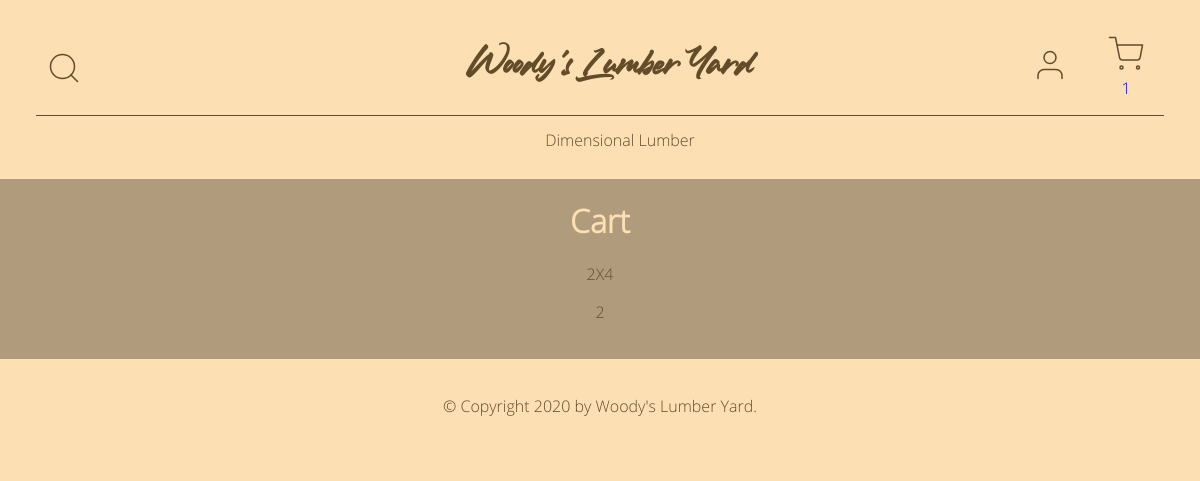
Page /cart (signed in) on the earlier database version.
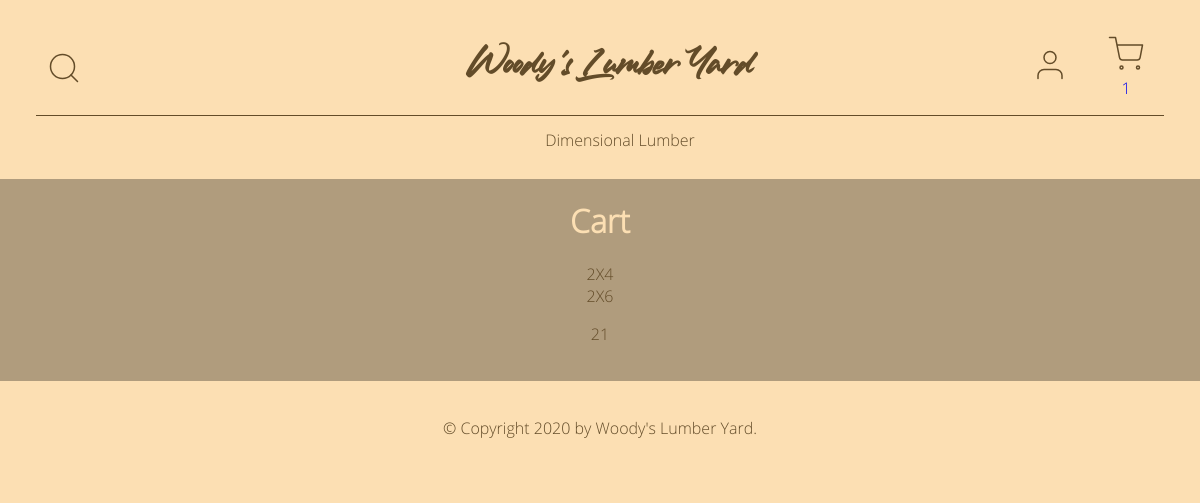
Same page on the later database version.
### online_store/models.py (models this page shows, shortened)
class Category(db.Model):
    id = db.Column(db.Integer, primary_key=True)
    name = db.Column(db.String(20), nullable=False)
    link = db.Column(db.String(20), nullable=True)
    products = db.relationship("Product", backref="category", lazy=True)
    date_created = db.Column(db.DateTime, default=datetime.utcnow)
    created_by_id = db.Column(db.Integer, db.ForeignKey("user.id"))

class Product(db.Model):
    id = db.Column(db.Integer, primary_key=True)
    name = db.Column(db.String(100), nullable=False)
    category_id = db.Column(db.Integer, db.ForeignKey("category.id"))
    price = db.Column(db.Float, nullable=False)
    image = db.Column(db.String(40), nullable=False)
    quantity = db.Column(db.Integer, nullable=False)
    date_created = db.Column(db.DateTime, default=datetime.utcnow)
    created_by_id = db.Column(db.Integer, db.ForeignKey("user.id"))
    carts = db.relationship("Cart", secondary="product_cart_link")

class Cart(db.Model):
    id = db.Column(db.Integer, primary_key=True)
    products = db.relationship("Product", secondary="product_cart_link")
    quantity = db.Column(db.Integer, default=0, nullable=False)
    subtotal = db.Column(db.Float, default=0, nullable=False)
    user_id = db.Column(db.Integer, db.ForeignKey("user.id"))

### online_store/main/routes.py (the view)
@main.route("/cart", methods=["GET"])
def show_cart():
    categories = Category.query.all()
    cart = Cart.query.filter_by(user_id=current_user.id).first()
    context = {"categories": categories, "cart": cart}
    return render_template("cart.html", **context)

### online_store/models.py (called while the page is built)
@login_manager.user_loader
def load_user(user_id):
    return User.query.get(int(user_id))

### online_store/templates/cart.html (shortened to what this page needs)
{% extends "base.html" %}
{% block content %}
<h1>Cart</h1>
{% for product in cart.products %}
  <div class="product">
    {{ product.name }}
  </div>
{% endfor %}
<p>{{ cart.quantity }}</p>
{% endblock %}

### online_store/templates/base.html (shortened to what this page needs)
<!DOCTYPE html>
<html lang="en">
<head>
  {% block head %}
  <link rel="stylesheet" type="text/css" href="{{ url_for('static', filename='css/main.css') }}">
  {% endblock %}
</head>
<body>
  <header>
    <div class="top-row">
      <div class="search">
        <img class="search-btn" src="/static/assets/search.svg" alt="Search Button">
      </div>
      {% if current_user.is_admin or current_user.is_employee %}
      <h1><a href="{{ url_for('admin.home') }}">Woody's Lumber Yard</a></h1>
      {% else %}
      <h1><a href="{{ url_for('main.home') }}">Woody's Lumber Yard</a></h1>
      {% endif %}
      <div class="user-icons">
        <a href="{{ url_for('users.account') }}">
          <img src="{{ url_for('static', filename='assets/user.svg') }}" alt="My Account">
        </a>
        <a href="{{ url_for('main.show_cart') }}">
          <img class="cart" src="{{ url_for('static', filename='assets/shopping-cart.svg') }}" alt="Shopping Cart">
          <div class="circle">1</div>
        </a>
      </div>
    </div>
    {% if categories %}
    <nav>
      <ul>
        {% for category in categories %}
        <li><a href="/category/{{ category.link }}">{{ category.name }}</a></li>
        {% endfor %}
      </ul>
    </nav>
    {% endif %}
  </header>
  <main>
    {% block content %}{% endblock %}
  </main>
  <footer>
    <p>&copy; Copyright 2020 by <a href="/">Woody's Lumber Yard</a>.</p>
  </footer>
</body>
</html>

### online_store/static/css/main.css (style rules this page uses)
* { box-sizing: border-box; }
body { background-color: #FCDFB3; color: #634C29; font-family: "Open-Sans", sans-serif; margin: 0; text-align: center; }
body header { background-color: #FCDFB3; padding: 36px; padding-bottom: 0; }
body header .top-row { display: flex; flex-direction: row; justify-content: center; align-items: center; justify-content: space-between; }
body header .top-row .search { display: flex; flex-direction: row; justify-content: center; align-items: center; flex-basis: 33%; justify-content: flex-start; margin: 0 10px; }
body header .top-row .search img { height: 36px; cursor: pointer; }
body header .top-row .user-icons { padding: 0; margin: 0; }
body header .top-row .user-icons a { margin: 0 10px; text-decoration: none; }
body header .top-row .user-icons a img { height: 36px; }
body header h1 { flex-basis: 33%; font-family: "Ledgewood", sans-serif; margin: 0; text-align: center; justify-self: center; }
body header h1 a { color: #634C29; text-decoration: none; }
body header .user-icons { display: flex; flex-direction: row; justify-content: center; align-items: center; justify-content: flex-end; flex-basis: 33%; }
body header .user-icons img { margin: 0 10px; }
body header nav { margin: 0; }
body header nav ul { align-items: center; border-top: 1px solid #634C29; display: flex; flex-direction: row; height: 3rem; justify-content: space-around; }
body header nav ul li { display: flex; }
body header nav ul li a { color: #634C29; text-decoration: none; }
body main { background-color: #B09C7D; padding: 20px; }
body main h1 { color: #FCDFB3; font-size: 2rem; margin-top: 0; }
body footer { background-color: #FCDFB3; padding: 20px; }
body footer p a { color: #634C29; text-decoration: none; }

Differences in the rows shown:
now on this page (row edited): Product: name "2X6"
changed Cart: quantity "2" → "21"
